Frame 1 (no input): blank canvas, image omitted
Frame 60 (the mouse pressed at the canvas centre just before this capture): blank canvas, image omitted
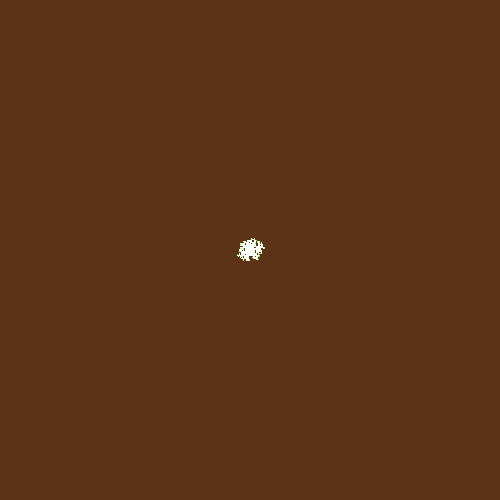
Frame 120 (the mouse held since frame 60 and released just before this capture)

The Processing sketch whose frames 1 and 60 were blank and that drew this single picture after the mouse press (run headless with seeded random() and noise(); from frame 60 on, the mouse is pressed at the canvas centre):

// Processing sketch: bamboo_program
// ── bamboo_program.pde

float spread = 30;
float water = 50;
float sun = 50;
float waterNeed = 0;
float sunNeed = 0;
float spreadT = 250;

color tempPixels[];

void setup(){
  size(500,500);
  background(92,51,23);
  stroke(0,255,0);
  noSmooth();
  strokeWeight(10);
  point(width/2,height/2);
  strokeWeight(1);
}
  
void draw(){
  loadPixels();
  tempPixels = pixels;
  stroke(254,255,0);
  for(int i = 0; i < width; i++){
    for(int j = 0; j < height; j++){
      if(live(i,j)){
        
        //int d = pixels[b*width+a];
        //pixels[(j+floor(random(10)-5))*width+(i+floor(random(10)-5))] = color(0,255,0);
        
        int liveAround = 0;
        float tempSun = pixelRed(i,j);
        float tempWater = pixelBlue(i,j);
        
        if(live(i+1,j)){
          liveAround++;
          pixelsRed(i+1,j,tempSun/spread);
          pixelsBlue(i+1,j,tempWater/spread);
        }
        if(live(i-1,j)){
          liveAround++;
          pixelsRed(i-1,j,tempSun/spread);
          pixelsBlue(i-1,j,tempWater/spread);
        }
        if(live(i,j+1)){
          liveAround++;
          pixelsRed(i,j+1,tempSun/spread);
          pixelsBlue(i,j+1,tempWater/spread);
        }
        if(live(i,j-1)){
          liveAround++;
          pixelsRed(i,j-1,tempSun/spread);
          pixelsBlue(i,j-1,tempWater/spread);
        }
        
        tempSun -= tempSun/spread*liveAround;
        tempWater -= tempWater/spread*liveAround;
        
        tempSun += (float(5-liveAround)/5*sun)-sunNeed;
        tempWater += water/(liveAround+1)-waterNeed;
        
        
        if(liveAround < 4){
          if(tempSun>spreadT){
            if(tempWater>spreadT){
              int search = floor(random(4));
              for(int k = 0; k < 4; k++){
                if(search == 0){
                  if(live(i+1,j) == false){
                    pixels(i+1,j,tempSun/4,253,tempWater/4);
                    search = 5;
                  }
                }
                if(search == 1){
                  if(live(i-1,j) == false){
                    pixels(i-1,j,tempSun/4,253,tempWater/4);
                    search = 5;
                  }
                }
                if(search == 2){
                  if(live(i,j+1) == false){
                    pixels(i,j+1,tempSun/4,253,tempWater/4);
                    search = 5;
                  }
                }
                if(search == 3){
                  if(live(i,j-1) == false){
                    pixels(i,j-1,tempSun/4,253,tempWater/4);
                    search = 5;
                  }
                }
                search++;
                if(search == 4){
                  search = 0;
                }
              }
              tempSun = tempSun/4*3;
              tempWater = tempWater/4*3;
            }
          }
        }
        
        
        pixels(i,j,tempSun,255,tempWater);
      }
    }
  }
  
  for(int i = 0; i < width; i++){
    for(int j = 0; j < height; j++){
      makeLive(i,j);
    }
  }
  updatePixels();
}

boolean live(int a, int b){
  if(pixelGreen(a,b) == 255){
    return true;
  } else {
    return false;
  }
}

void makeLive(int a, int b){
  if(pixelGreen(a,b) == 253){
    pixelsGreen(a,b,255);
  }
}

boolean inside(int a, int b){
  if(a >= 0 && b >= 0){
    if(a < width && b < height){
      return true;
    }
  }
  return false;
}

float pixelRed(int a, int b){
  if(inside(a,b)){
    return red(tempPixels[b*width+a]);
  } else {
    return 254;
  }
}
float pixelGreen(int a, int b){
  if(inside(a,b)){
    return green(tempPixels[b*width+a]);
  } else {
    return 254;
  }
}
float pixelBlue(int a, int b){
  if(inside(a,b)){
    return blue(tempPixels[b*width+a]);
  } else {
    return 254;
  }
}

void pixelsRed(int a, int b, float c){
  if(inside(a,b)){
    color d = pixels[b*width+a];
    pixels[b*width+a] = color(red(d)+c,green(d),blue(d));
  }
}
void pixelsGreen(int a, int b, float c){
  if(inside(a,b)){
    color d = pixels[b*width+a];
    pixels[b*width+a] = color(red(d),green(d)+c,blue(d));
  }
}
void pixelsBlue(int a, int b, float c){
  if(inside(a,b)){
    color d = pixels[b*width+a];
    pixels[b*width+a] = color(red(d),green(d),blue(d)+c);
  }
}

void pixels(int a, int b, float r, float g, float bb){
  if(inside(a,b)){
    pixels[b*width+a] = color(r,g,bb);
  }
}
